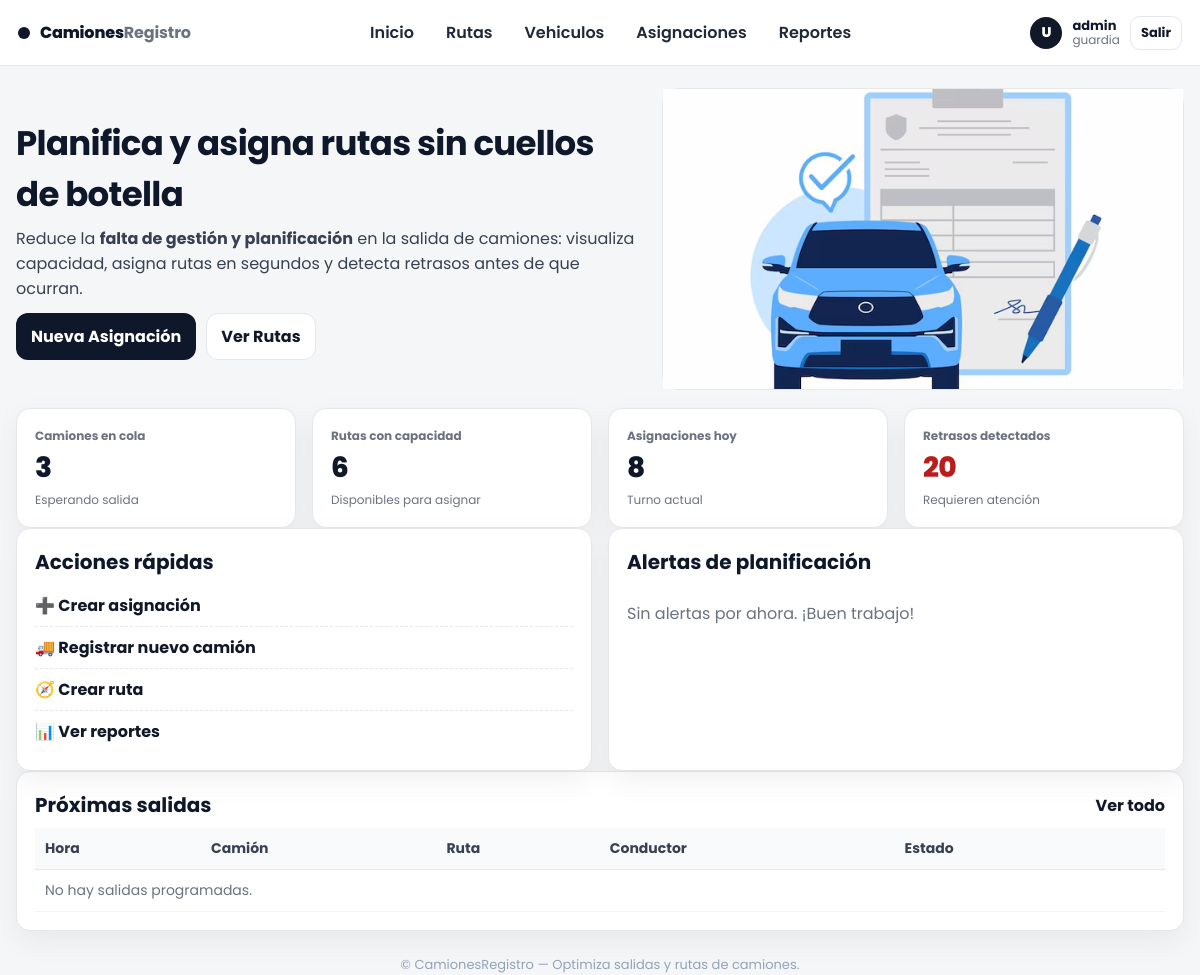
Screenshot of /Home/ (signed in) with the database file from the repository.
### cuentas/models.py (models this page shows)
class CustomUser(AbstractUser):
    ROLES = [
        ('admin', 'Administrador'),
        ('guardia', 'Guardia'),
    ]
    cedula = models.CharField(max_length=10, unique=True, null=True)
    foto = models.ImageField(upload_to='cuentas/', null=True, blank=True)
    telefono = models.CharField(max_length=10, blank=True)
    fecha_nacimiento = models.DateField(null=True, blank=True)
    rol = models.CharField(max_length=20, choices=ROLES, default='guardia')

### Home/views.py (the view)
# urls.py: path('', Home, name="Home"),
def Home(request):
    return render(request, 'Home.html')

### Home/templates/Home.html (shortened to what this page needs)
{% extends "layouts/base.html" %}
{% load static %}
{% block extra_css %}<link rel="stylesheet" href="{% static 'css/home.css' %}">{% endblock %}
{% block content %}
<section class="hero">
  <div class="hero-text">
    <h1>Planifica y asigna rutas sin cuellos de botella</h1>
    <p class="lead">
      Reduce la <strong>falta de gestión y planificación</strong> en la salida de camiones:
      visualiza capacidad, asigna rutas en segundos y detecta retrasos antes de que ocurran.
    </p>
    <div class="hero-actions">
      <a href="#" class="btn primary">Nueva Asignación</a>
      <a href="#" class="btn">Ver Rutas</a>
    </div>
  </div>
  <div class="hero-illustration">
    <img src="{% static 'image/logo.png' %}" alt="Rutas de camiones">
  </div>
</section>
<section class="kpis">
  <div class="card kpi">
    <span class="kpi-title">Camiones en cola</span>
    <span class="kpi-value">3</span>
    <span class="kpi-foot muted">Esperando salida</span>
  </div>
  <div class="card kpi">
    <span class="kpi-title">Rutas con capacidad</span>
    <span class="kpi-value">6</span>
    <span class="kpi-foot muted">Disponibles para asignar</span>
  </div>
  <div class="card kpi">
    <span class="kpi-title">Asignaciones hoy</span>
    <span class="kpi-value">8</span>
    <span class="kpi-foot muted">Turno actual</span>
  </div>
  <div class="card kpi alert">
    <span class="kpi-title">Retrasos detectados</span>
    <span class="kpi-value">20</span>
    <span class="kpi-foot muted">Requieren atención</span>
  </div>
</section>
<section class="grid-2">
  <div class="card">
    <div class="card-head">
      <h2>Acciones rápidas</h2>
    </div>
    <ul class="quick">
      <li><a href="#">➕ Crear asignación</a></li>
      <li><a href="#">🚚 Registrar nuevo camión</a></li>
      <li><a href="#">🧭 Crear ruta</a></li>
      <li><a href="#">📊 Ver reportes</a></li>
    </ul>
  </div>
  <div class="card">
    <div class="card-head">
      <h2>Alertas de planificación</h2>
    </div>
    <div class="alerts">
      {% if alertas %}
        {% for a in alertas %}
          <div class="alert-item {{ a.level|default:'warn' }}">
            <strong>{{ a.title }}</strong>
            <p>{{ a.message }}</p>
            {% if a.action_url %}
              <a class="btn small" href="#">Resolver</a>
            {% endif %}
          </div>
        {% endfor %}
      {% else %}
        <p class="muted">Sin alertas por ahora. ¡Buen trabajo!</p>
      {% endif %}
    </div>
  </div>
</section>
<section class="card table-card">
  <div class="card-head">
    <h2>Próximas salidas</h2>
    <a href="#"class="link">Ver todo</a>
  </div>
  <div class="table-wrap">
    <table class="table">
      <thead>
        <tr>
          <th>Hora</th>
          <th>Camión</th>
          <th>Ruta</th>
          <th>Conductor</th>
          <th>Estado</th>
          <th></th>
        </tr>
      </thead>
      <tbody>
        {% for it in proximas_salidas %}
        <tr>
          <td>{{ it.hora|default:"—" }}</td>
          <td>{{ it.camion|default:"—" }}</td>
          <td>{{ it.ruta|default:"—" }}</td>
          <td>{{ it.conductor|default:"—" }}</td>
          <td>
            <span class="badge {{ it.estado|default:'pendiente' }}">{{ it.estado|default:"pendiente" }}</span>
          </td>
          <td class="actions">
            <a class="btn small outline" href="#">Detalles</a>
          </td>
        </tr>
        {% empty %}
        <tr><td colspan="6" class="muted">No hay salidas programadas.</td></tr>
        {% endfor %}
      </tbody>
    </table>
  </div>
</section>
{% endblock %}

### templates/layouts/base.html (shortened to what this page needs)
{% load static %}
<!DOCTYPE html>
<html lang="es">
<head>
  <link rel="stylesheet" href="{% static 'css/base.css' %}">
  {% block extra_css %}{% endblock %}
</head>
<body>
  <header class="topbar">
    <div class="brand">
      <a href="#" class="logo">
        <span class="logo-dot"></span>
        <span>Camiones<span class="accent">Registro</span></span>
      </a>
    </div>
    <nav class="nav">
      <a href="{% url 'Home:Home' %}" class="nav-link {% block nav_home %}{% endblock %}">Inicio</a>
      <a href="#" class="nav-link">Rutas</a>
      <a href="{% url 'vehiculos:listar_vehiculos' %}" class="nav-link">Vehiculos</a>
      <a href="#" class="nav-link">Asignaciones</a>
      <a href="#" class="nav-link">Reportes</a>
    </nav>
    <div class="userbox">
      {% if request.user.is_authenticated %}
        <div class="user">
          <div class="avatar">{{ request.user.first_name|first|default:"U" }}</div>
          <div class="meta">
            <span class="name">{{ request.user.get_full_name|default:request.user.username }}</span>
            <span class="role">{{ request.user.rol|default:"—" }}</span>
          </div>
        </div>
        <a class="btn small" href="{% url 'cuentas:login' %}">Salir</a>
      {% else %}
        <a class="btn small" href="#">Ingresar</a>
        <a class="btn small outline" href="#">Crear cuenta</a>
      {% endif %}
    </div>
  </header>
  <main class="container">
    {% block content %}{% endblock %}
  </main>
  <footer class="foot">
    <p>© {{ now|date:"Y" }} CamionesRegistro — Optimiza salidas y rutas de camiones.</p>
  </footer>
</body>
</html>

### static/css/base.css (style rules this page uses)
:root { --bg:#f4f6f8; --card:#ffffff; --text:#0f172a; --muted:#6b7280; --border:#e5e7eb; --primary:#0f172a; --radius:14px; --shadow:0 10px 30px rgba(2,6,23,.06); --accent:#111827; }
* { box-sizing:border-box; font-family: "Poppins", sans-serif; }
html,body { height:100% }
body { margin:0; background:var(--bg); color:var(--text); }
.topbar { position:sticky; top:0; z-index:50; display:flex; align-items:center; justify-content:space-between; gap:16px; padding:12px 18px; background:#fff; border-bottom:1px solid var(--border); }
.brand .logo { display:flex; align-items:center; gap:10px; color:var(--text); text-decoration:none; font-weight:800; letter-spacing:-.01em }
.logo-dot { width:12px; height:12px; border-radius:50%; background:#0f172a; display:inline-block }
.brand .accent { color:#6b7280; font-weight:700 }
.nav { display:flex; gap:12px; flex-wrap:wrap }
.nav-link { text-decoration:none; color:#1f2937; font-weight:600; padding:8px 10px; border-radius:10px; }
.userbox { display:flex; align-items:center; gap:10px }
.user { display:flex; align-items:center; gap:10px }
.avatar { width:32px; height:32px; border-radius:50%; background:#111827; color:#fff; display:grid; place-items:center; font-weight:800; font-size:14px; }
.meta { display:flex; flex-direction:column; line-height:1.1 }
.meta .name { font-weight:700; font-size:13px }
.meta .role { font-size:12px; color:var(--muted) }
.btn { display:inline-flex; align-items:center; justify-content:center; gap:8px; padding:10px 14px; border-radius:12px; border:1px solid var(--border); background:#fff; color:#111827; font-weight:700; cursor:pointer; text-decoration:none; transition: box-shadow .2s, transform .04s, border-color .2s; }
.btn.primary { background:var(--primary); color:#fff; border-color:transparent }
.btn.small { padding:6px 10px; border-radius:10px; font-size:13px }
.container { max-width:1200px; margin:22px auto; padding:0 16px }
.card { background:var(--card); border:1px solid var(--border); border-radius:var(--radius); box-shadow:var(--shadow); padding:18px; }
.card-head { display:flex; align-items:center; justify-content:space-between; margin-bottom:8px }
.card-head h2 { margin:0; font-size:20px }
.table-wrap { overflow:auto }
.table { width:100%; border-collapse:separate; border-spacing:0; font-size:14px }
.table thead th { text-align:left; padding:10px; color:#374151; border-bottom:1px solid var(--border); background:#f9fafb; position:sticky; top:0; }
.table tbody td { padding:10px; border-bottom:1px solid #f1f5f9 }
.link { color:#111827; font-weight:700; text-decoration:none }
.muted { color:var(--muted) }
.grid-2 { display:grid; grid-template-columns:1fr 1fr; gap:16px }
.kpis { display:grid; grid-template-columns:repeat(4,1fr); gap:16px }
.foot { margin:24px 0 30px; text-align:center; color:#94a3b8; font-size:13px; }

### Home/static/css/home.css (style rules this page uses)
.hero { display:grid; grid-template-columns: 1.2fr 1fr; gap:20px; align-items:center; margin-bottom: 18px; }
.hero-text h1 { margin:0 0 6px; font-size: clamp(26px, 3vw, 34px); letter-spacing:-.02em; }
.lead { color:#374151; margin:0 0 12px; }
.hero-actions { display:flex; gap:10px }
.hero .btn.primary { background:#0f172a; color:#fff }
.hero-illustration { min-height: 160px; background: linear-gradient(180deg, #e5e7eb 0%, #ffffff 50%); border:1px solid var(--border); border-radius:16px; display:grid; place-items:center; }
.hero-illustration img { height: 300px; width: 100%; object-fit: cover; }
.kpi { display:flex; flex-direction:column; gap:2px }
.kpi-title { font-size:12px; color:#6b7280; font-weight:700 }
.kpi-value { font-size:28px; font-weight:800; letter-spacing:-.02em }
.kpi-foot { font-size:12px }
.kpi.alert .kpi-value { color:#b91c1c }
.quick { list-style:none; padding:0; margin:0 }
.quick li { padding:8px 0; border-bottom:1px dashed #e5e7eb }
.quick li:last-child { border-bottom:none }
.quick a { text-decoration:none; color:#111827; font-weight:700 }
.alerts { display:grid; gap:10px }

### rows the page displays
CustomUser: user.first_name|first "U", user.get_full_name "admin", user.rol "guardia"
